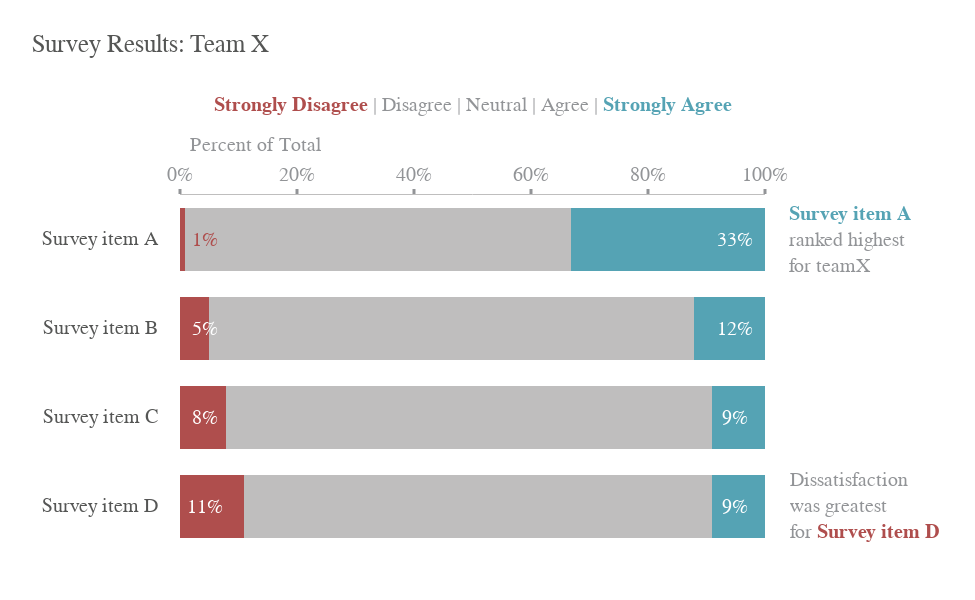

The cell this chart's notebook holds for it:
### Markdown cell above
## Data Visualization

### Code cell
fig = go.Figure()

# Plot -------------------------
fig.add_trace(
    go.Bar(
        x=df['Bottom box'],
        y=df['item'],
        name="Bottom box",
        marker=dict(color="#af4e4d", line=dict(color="#af4e4d", width=1)),
        orientation='h',
        width=0.7
    )
)

fig.add_trace(
    go.Bar(
        x=df['Middle'],
        y=df['item'],
        name="Middle",
        marker=dict(color=GRAY9, line=dict(color=GRAY9, width=1)),
        orientation='h',
        width=0.7
    )
)

fig.add_trace(
    go.Bar(
        x=df['Top box'],
        y=df['item'],
        name="Top box",
        marker=dict(color="#55a3b4", line=dict(color="#55a3b4", width=1)),
        orientation='h',
        width=0.7
    )
)

# Annotation -------------------
for i in range(4):
    fig.add_annotation(
        text=df['item'].values[i],
        font=dict(color=GRAY3, size=20, family="Arial"),
        x=0,
        y=i,
        xshift=-80,
        yshift=0,
        showarrow=False,
    )
    
    if i == 3:
        fig.add_annotation(
            text=f"{df['Bottom box'].values[i]*100:.0f}%",
            font=dict(color="#af4e4d", size=20, family="Arial"),
            x=0,
            y=i,
            xshift=25,
            yshift=0,
            showarrow=False,
        )
    else:
        fig.add_annotation(
            text=f"{df['Bottom box'].values[i]*100:.0f}%",
            font=dict(color="white", size=20, family="Arial"),
            x=0,
            y=i,
            xshift=25,
            yshift=0,
            showarrow=False,
        )
    
    fig.add_annotation(
        text=f"{df['Top box'].values[i]*100:.0f}%",
        font=dict(color="white", size=20, family="Arial"),
        x=1,
        y=i,
        xshift=-30,
        yshift=0,
        showarrow=False,
    )
        
# Text -------------------------
fig.add_annotation(
    text="Survey Results: Team X",
    font=dict(color=GRAY3, size=25, family="Arial"),
    x=0,
    y=3.5,
    xshift=-30,
    yshift=150,
    showarrow=False,
)

fig.add_annotation(
    text=f"<b style='color: #af4e4d'>Strongly Disagree</b> | Disagree | Neutral | Agree | <b style='color: #55a3b4'>Strongly Agree</b>",
    font=dict(color=GRAY7, size=20, family="Arial"),
    x=0.5,
    y=3.5,
    xshift=0,
    yshift=90,
    showarrow=False,
)

fig.add_annotation(
    text="Percent of Total",
    font=dict(color=GRAY7, size=20, family="Arial"),
    x=0,
    y=3.5,
    xshift=75,
    yshift=50,
    showarrow=False,
)

fig.add_annotation(
    text="<b style='color: #55a3b4'>Survey item A</b><br>\
ranked highest<br>\
for teamX",
    align="left",
    font=dict(color=GRAY7, size=20, family="Arial"),
    x=1,
    y=3.5,
    xshift=85,
    yshift=-45,
    showarrow=False,
)

fig.add_annotation(
    text="Dissatisfaction<br>\
was greatest<br>\
for <b style='color: #af4e4d'>Survey item D</b>",
    align="left",
    font=dict(color=GRAY7, size=20, family="Arial"),
    x=1,
    y=-0.5,
    xshift=100,
    yshift=45,
    showarrow=False,
)

# Layout -----------------------
fig.update_layout(
    width=975,
    height=600,
    margin=dict(t=195, b=48.75, l=180, r=210),
    paper_bgcolor="white",
    plot_bgcolor="white",
    showlegend=False,
    barmode="stack",
)

fig.update_xaxes(
    tickfont=dict(color=GRAY7, size=20, family='Arial'),
    tickformat='.0%',
    ticks='outside',
    tickwidth=3,
    tickcolor=GRAY7,
    linecolor=GRAY9,
    showgrid=False,
    side="top",
    range=[0, 1]
)

fig.update_yaxes(
    showticklabels=False,
    showgrid=False,
    range=[-0.5, 3.5]
)

### Figure 1 — Plotly figure (JSON) as saved in the notebook; plotly's stock layout.template omitted (floating-point values rounded to 4 significant figures)
{"data": [{"marker": {"color": "#af4e4d", "line": {"color": "#af4e4d", "width": 1}}, "name": "Bottom box", "orientation": "h", "type": "bar", "width": 0.7, "x": [0.11, 0.08, 0.05, 0.01], "y": ["Survey item D", "Survey item C", "Survey item B", "Survey item A"]}, {"marker": {"color": "#BFBEBE", "line": {"color": "#BFBEBE", "width": 1}}, "name": "Middle", "orientation": "h", "type": "bar", "width": 0.7, "x": [0.8, 0.83, 0.83, 0.66], "y": ["Survey item D", "Survey item C", "Survey item B", "Survey item A"]}, {"marker": {"color": "#55a3b4", "line": {"color": "#55a3b4", "width": 1}}, "name": "Top box", "orientation": "h", "type": "bar", "width": 0.7, "x": [0.09, 0.09, 0.12, 0.33], "y": ["Survey item D", "Survey item C", "Survey item B", "Survey item A"]}], "layout": {"annotations": [{"font": {"color": "#555655", "family": "Arial", "size": 20}, "showarrow": false, "text": "Survey item D", "x": 0, "xshift": -80, "y": 0, "yshift": 0}, {"font": {"color": "white", "family": "Arial", "size": 20}, "showarrow": false, "text": "11%", "x": 0, "xshift": 25, "y": 0, "yshift": 0}, {"font": {"color": "white", "family": "Arial", "size": 20}, "showarrow": false, "text": "9%", "x": 1, "xshift": -30, "y": 0, "yshift": 0}, {"font": {"color": "#555655", "family": "Arial", "size": 20}, "showarrow": false, "text": "Survey item C", "x": 0, "xshift": -80, "y": 1, "yshift": 0}, {"font": {"color": "white", "family": "Arial", "size": 20}, "showarrow": false, "text": "8%", "x": 0, "xshift": 25, "y": 1, "yshift": 0}, {"font": {"color": "white", "family": "Arial", "size": 20}, "showarrow": false, "text": "9%", "x": 1, "xshift": -30, "y": 1, "yshift": 0}, {"font": {"color": "#555655", "family": "Arial", "size": 20}, "showarrow": false, "text": "Survey item B", "x": 0, "xshift": -80, "y": 2, "yshift": 0}, {"font": {"color": "white", "family": "Arial", "size": 20}, "showarrow": false, "text": "5%", "x": 0, "xshift": 25, "y": 2, "yshift": 0}, {"font": {"color": "white", "family": "Arial", "size": 20}, "showarrow": false, "text": "12%", "x": 1, "xshift": -30, "y": 2, "yshift": 0}, {"font": {"color": "#555655", "family": "Arial", "size": 20}, "showarrow": false, "text": "Survey item A", "x": 0, "xshift": -80, "y": 3, "yshift": 0}, {"font": {"color": "#af4e4d", "family": "Arial", "size": 20}, "showarrow": false, "text": "1%", "x": 0, "xshift": 25, "y": 3, "yshift": 0}, {"font": {"color": "white", "family": "Arial", "size": 20}, "showarrow": false, "text": "33%", "x": 1, "xshift": -30, "y": 3, "yshift": 0}, {"font": {"color": "#555655", "family": "Arial", "size": 25}, "showarrow": false, "text": "Survey Results: Team X", "x": 0, "xshift": -30, "y": 3.5, "yshift": 150}, {"font": {"color": "#929497", "family": "Arial", "size": 20}, "showarrow": false, "text": "<b style='color: #af4e4d'>Strongly Disagree</b> | Disagree | Neutral | Agree | <b style='color: #55a3b4'>Strongly Agree</b>", "x": 0.5, "xshift": 0, "y": 3.5, "yshift": 90}, {"font": {"color": "#929497", "family": "Arial", "size": 20}, "showarrow": false, "text": "Percent of Total", "x": 0, "xshift": 75, "y": 3.5, "yshift": 50}, {"align": "left", "font": {"color": "#929497", "family": "Arial", "size": 20}, "showarrow": false, "text": "<b style='color: #55a3b4'>Survey item A</b><br>ranked highest<br>for teamX", "x": 1, "xshift": 85, "y": 3.5, "yshift": -45}, {"align": "left", "font": {"color": "#929497", "family": "Arial", "size": 20}, "showarrow": false, "text": "Dissatisfaction<br>was greatest<br>for <b style='color: #af4e4d'>Survey item D</b>", "x": 1, "xshift": 100, "y": -0.5, "yshift": 45}], "barmode": "stack", "height": 600, "margin": {"b": 48.75, "l": 180, "r": 210, "t": 195}, "paper_bgcolor": "white", "plot_bgcolor": "white", "showlegend": false, "width": 975, "xaxis": {"linecolor": "#BFBEBE", "range": [0, 1], "showgrid": false, "side": "top", "tickcolor": "#929497", "tickfont": {"color": "#929497", "family": "Arial", "size": 20}, "tickformat": ".0%", "ticks": "outside", "tickwidth": 3}, "yaxis": {"range": [-0.5, 3.5], "showgrid": false, "showticklabels": false}}}
